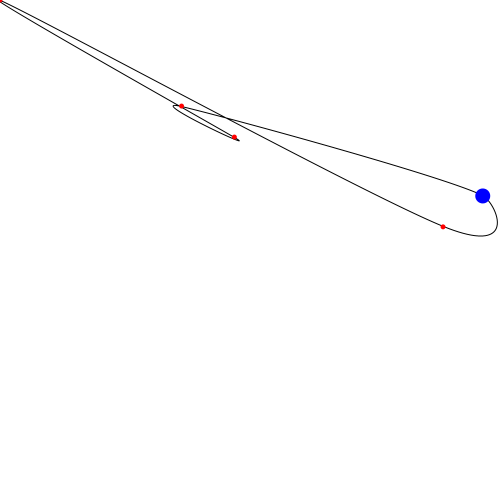
Frame 1 (no input)
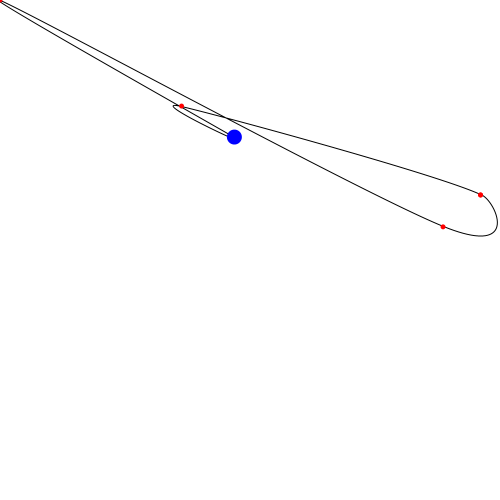
Frame 60 (the mouse pressed at the canvas centre just before this capture)
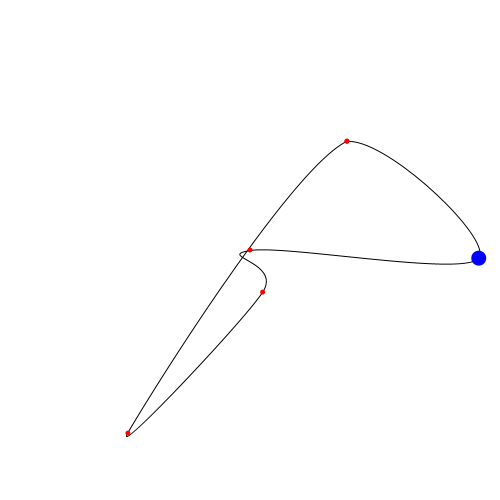
Frame 120 (the mouse held since frame 60 and released just before this capture)

The Processing sketch that drew these frames (run headless with seeded random() and noise(); from frame 60 on, the mouse is pressed at the canvas centre):

// Processing sketch: path_following1
// ── path_following1.pde
    // press the mouse to set a random path
    // move the mouse to change the path
     
    int numPoints = 8;
    int marge = 50;
    int currentCurvePoint;
    PVector[] vecs = new PVector[numPoints];
     
    void setup() {
      size(500, 500);
      setPoints();
      smooth();
    }
     
    void draw() {
      background(255);
      translate(50, 50);
      vecs[3].set(mouseX-50, mouseY-50, 0);
      drawShape();
      drawPoints();
      if (frameCount % 20 == 0) { currentCurvePoint++; }
      drawCurvePoint(currentCurvePoint % (vecs.length-3));
    }
     
    void mousePressed() {
      setPoints();
    }
     
    void setPoints() {
      for (int i=0; i<numPoints-2; i++) {
        vecs[i] = new PVector(random(marge, width-marge), random(marge, height-marge));
      }
      vecs[numPoints-2] = vecs[1];
      vecs[numPoints-1] = vecs[2];
    }
     
    void drawShape() {
      noFill();
      stroke(0);
      beginShape();
      for (int i=0; i<vecs.length; i++) {
        curveVertex(vecs[i].x, vecs[i].y);
      }
      endShape();
    }
     
    void drawPoints() {
      noStroke();
      fill(255, 0, 0);
      for (int i=1; i<vecs.length-1; i++) {
        ellipse(vecs[i].x, vecs[i].y, 5, 5);
      }
    }
     
    void drawCurvePoint(int num) {
      noStroke();
      fill(0, 0, 255);
      float t = (frameCount % 20)/20.0;
      float x = curvePoint(vecs[num].x, vecs[num+1].x, vecs[num+2].x, vecs[num+3].x, t);
      float y = curvePoint(vecs[num].y, vecs[num+1].y, vecs[num+2].y, vecs[num+3].y, t);
      ellipse(x, y, 15, 15);
    }
